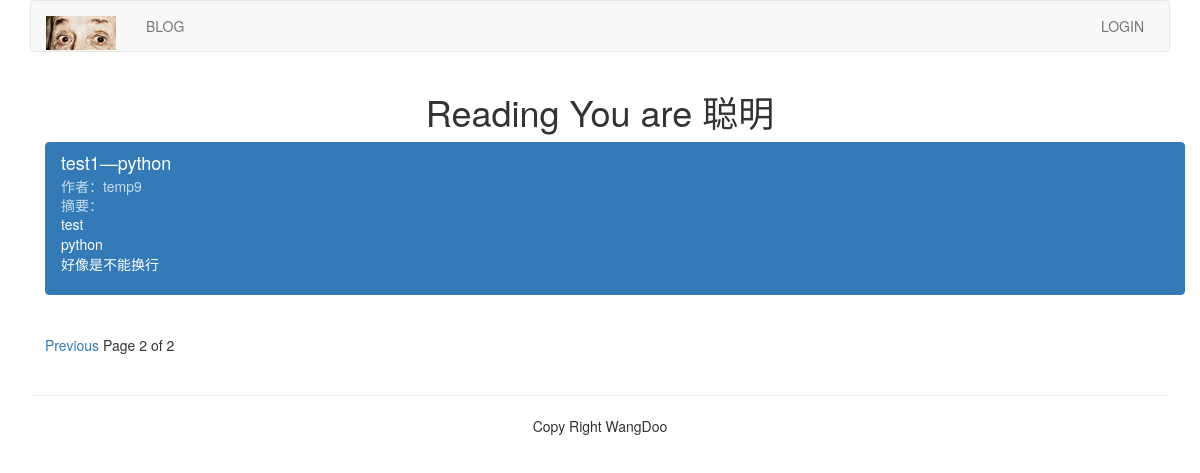
/article-column/list-article-titles/?page=2, run on an earlier commit of the app's database.
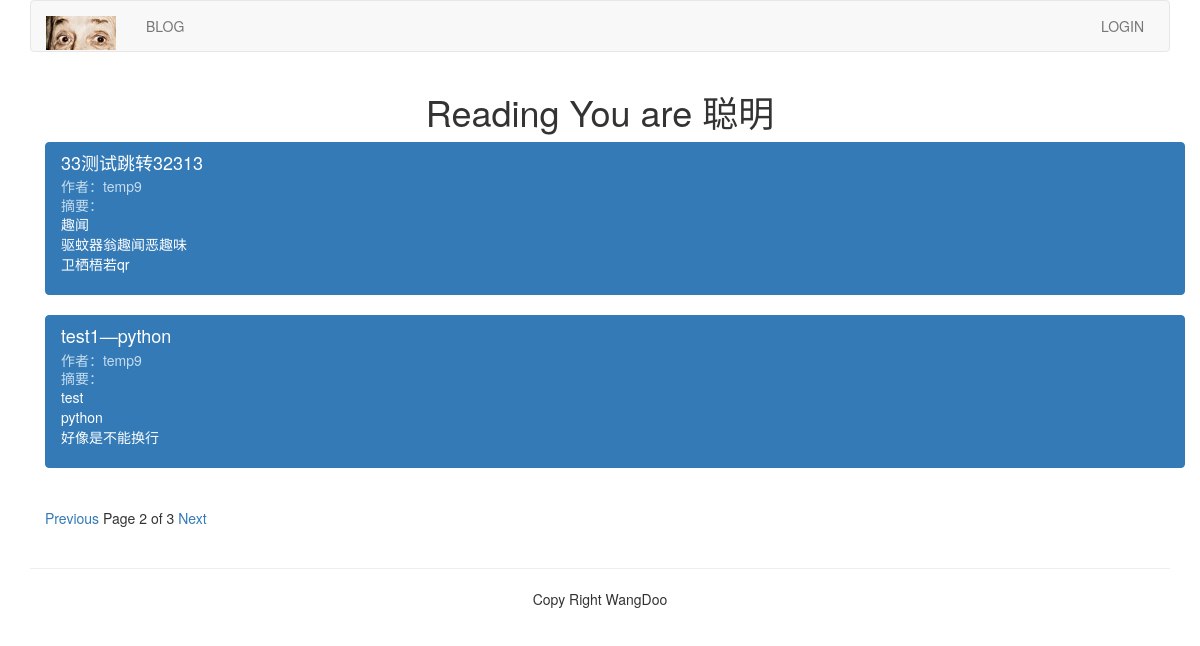
And on a later commit of the database.
### article/models.py (models this page shows, shortened)
class ArticlePost(models.Model):
	author = models.ForeignKey(User, related_name="article", on_delete=models.CASCADE)
	title = models.CharField(max_length=200)
	slug = models.SlugField(max_length=500)
	column = models.ForeignKey(ArticleColumn, related_name="article_column", on_delete=models.CASCADE)
	body = models.TextField()
	created = models.DateTimeField(default=timezone.now())
	updated = models.DateTimeField(auto_now=True)
	class Meta:
		ordering = ("title",)
		index_together = (('id','slug'),)
	def get_url_path(self):
		return reverse("article:list_article_detail", args=[self.id, self.slug])

### article/list_views.py (the view)
# urls.py: path('list-article-titles/', list_views.article_titles, name="article_titles"),
def article_titles(request):
	article_title = ArticlePost.objects.all()
	paginator = Paginator(article_title, 2)
	page = request.GET.get('page')
	try:
		current_page = paginator.page(page)
		articles = current_page.object_list
	except PageNotAnInteger:
		current_page = paginator.page(1)
		articles = current_page.object_list
	except EmptyPage:
		current_page = paginator.page(paginator.num_pages)
		articles = current_page.object_list
	return render(request, "article/list/article_titles.html", {"articles":articles, "page":current_page})

### templates/article/list/article_titles.html (shortened to what this page needs)
{% extends "base.html" %}
{% block content %}
<div class="row text-center vertical-middle-sm">
	<h1>Reading You are 聪明</h1>
</div>
<div class="container">
	{% for article in articles %}
	<div class="list-group">
		<a href="{{ article.get_url_path }}" class="list-group-item active">
			<h4 class="list-group-item-heading">{{ article.title }}</h4>
			<p class="list-group-item-text">作者：{{ article.author.username }}</p>
			<p class="list-group-item-text">摘要：{{ article.body | slice:'30' | linebreaks}}</p>
		</a>
	</div>
	{% endfor %}
{% include "paginator.html" %}
</div>
{% endblock %}

### templates/base.html (shortened to what this page needs)
{% load staticfiles %}
<!DOCTYPE html>
<html lang='zh-cn'>
<head>
	<link rel="stylesheet" type="text/css" href="{% static 'css/bootstrap.css' %}">
</head>
<body>
	{% include "header.html" %}
	<div class="container">
		{% block content %}{% endblock %}
	</div>
	{% include "footer.html" %}
</body>
</html>

### templates/header.html (shortened to what this page needs)
{% load staticfiles %}
<div class="container">
	<nav class="navbar navbar-default" role="navigation">
		<div class="navbar-header">
			<a class="navbar-brand" href="#" ><img src="{% static 'images/logo.png' %}" width="70px"></a>
		</div>
		<div>
			<ul class="nav navbar-nav" role="navigation">
				<li><a href="{% url 'blog:blog_title' %}">BLOG</a></li>
			</ul>
			<ul class="nav navbar-nav navbar-right" style="margin-right:10px">
				{% if user.is_authenticated %}
				<li>
					<div class="dropdown" style="margin-top:10px">
						<button class="btn btn-default dropdown-toggle" type="button" id='dropdownMenu' data-toggle='dropdown'>{{ user.username }}<span class="caret"></span></button>
						<ul class="dropdown-menu">
							<li><a href="{% url 'account:password_change' %}">修改密码</a></li>
							<li><a href="{% url 'account:my_information' %}">个人信息</a></li>
							<li><a href="{% url 'article:article_column' %}">后台管理</a></li>
						</ul>
					</div>
				</li>
				<li><a href="{% url 'account:user_logout' %}">退出登录</a></li>
				{% else %}
				<li><a href="{% url 'account:user_login' %}">LOGIN</a></li>
				{% endif %}
			</ul>
		</div>
	</nav>
</div>

### templates/paginator.html
<div class="pagination">
	<span class="step-links">
		{% if page.has_previous %}
		<a href="?page={{ page.previous_page_number }}">Previous</a>
		{% endif %}
		<span class="current">
			Page {{ page.number }} of {{ page.paginator.num_pages }}
		</span>
		{% if page.has_next %}
		<a href="?page={{ page.next_page_number }}">Next</a>
		{% endif %}
	</span>
</div>

### templates/footer.html
<div class="container">
	<hr>
	<p class="text-center">Copy Right WangDoo</p>
</div>

What changed in the data, as far as the page shows it:
added ArticlePost: title "33测试跳转32313", author.username "temp9", body "趣闻 驱蚊器翁趣闻恶趣味 卫栖梧若qr"
Also different on the page:
{{ page.paginator.num_pages }}: "2" → "3"
text now shown: "Next"
